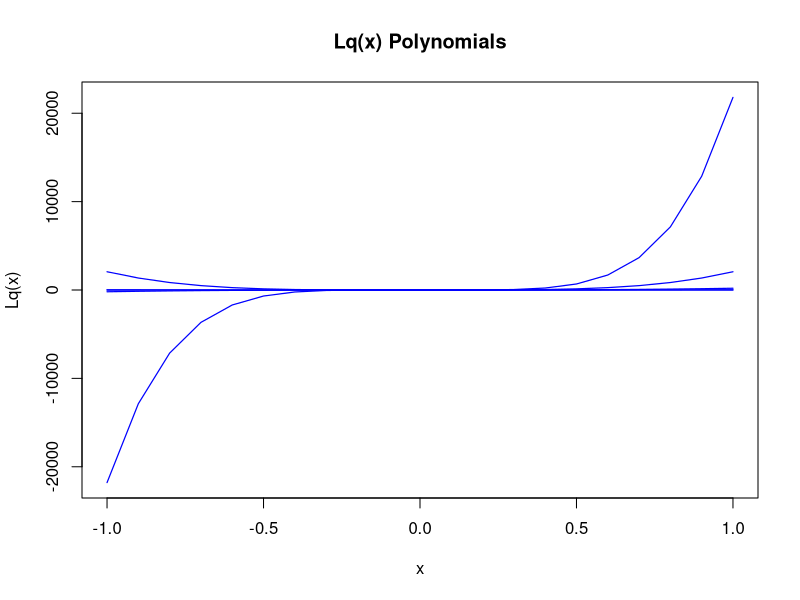
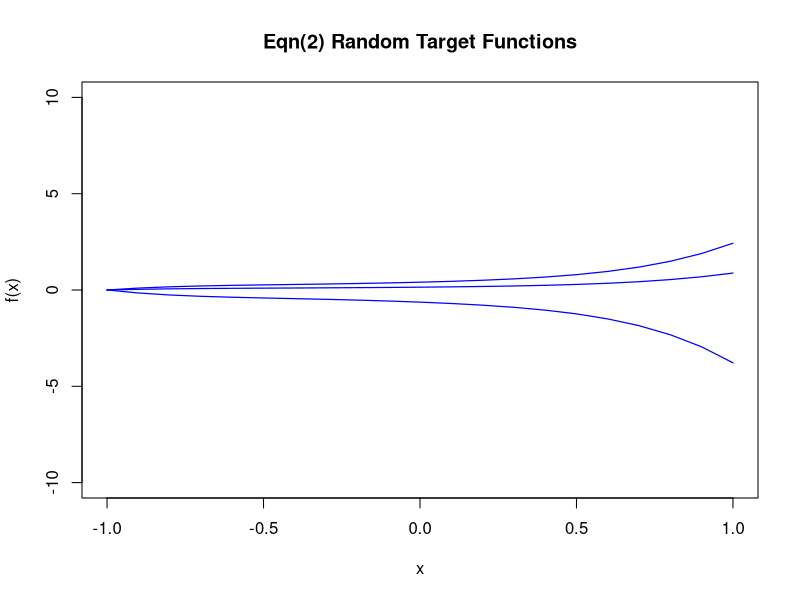
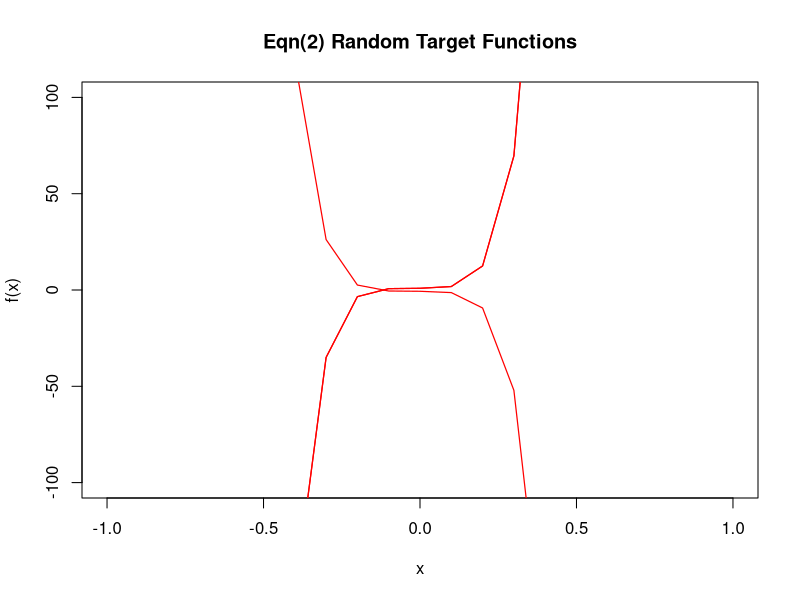
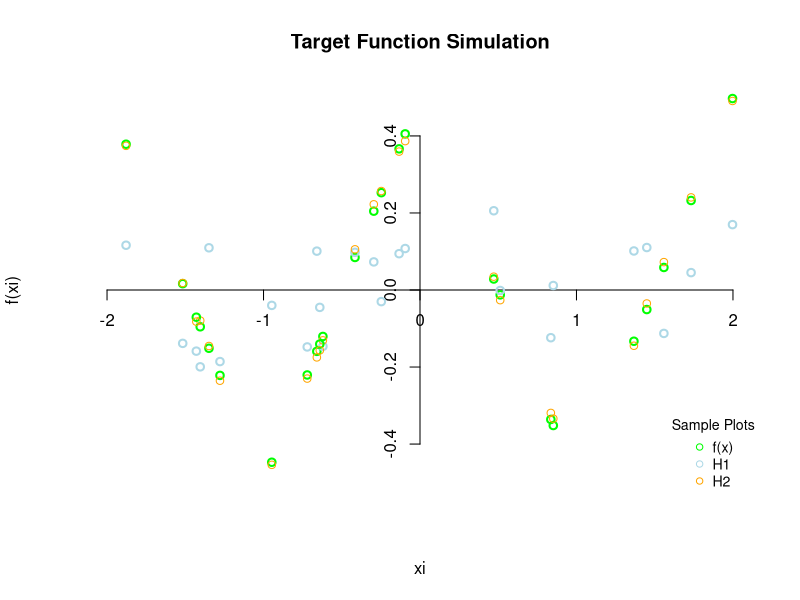
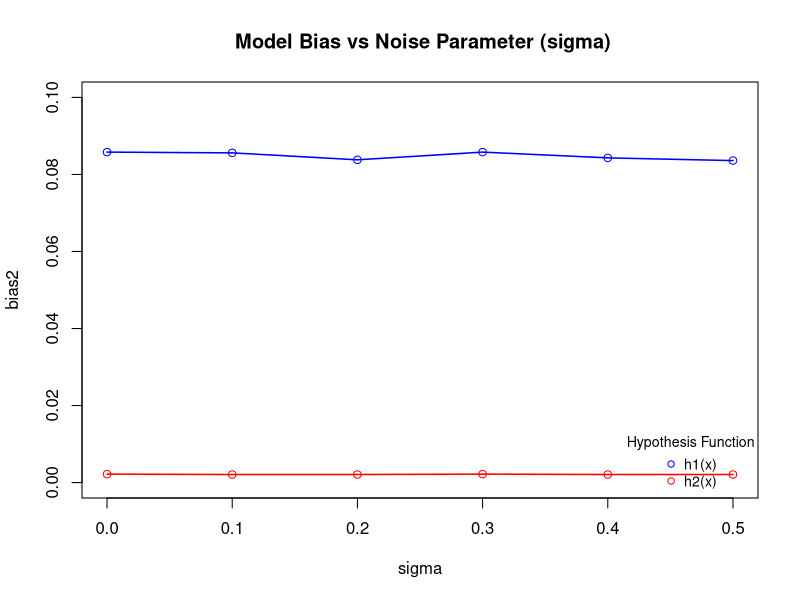
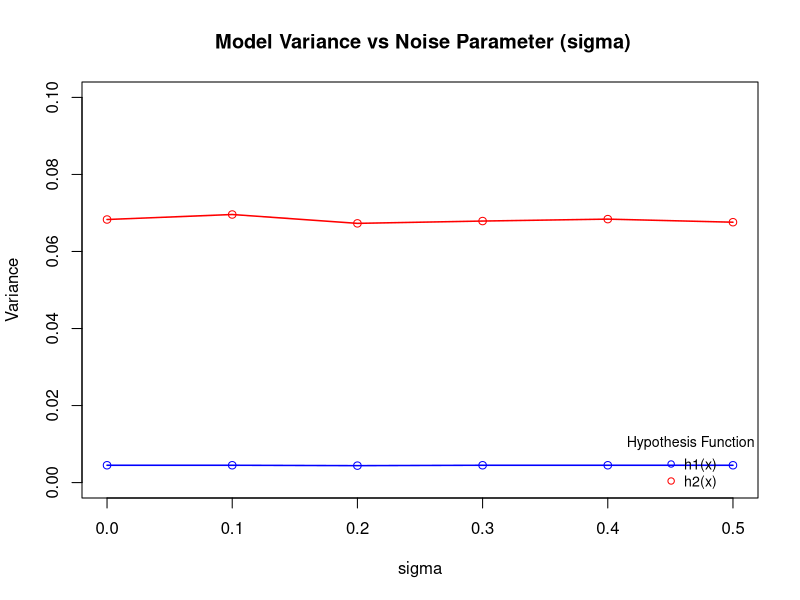
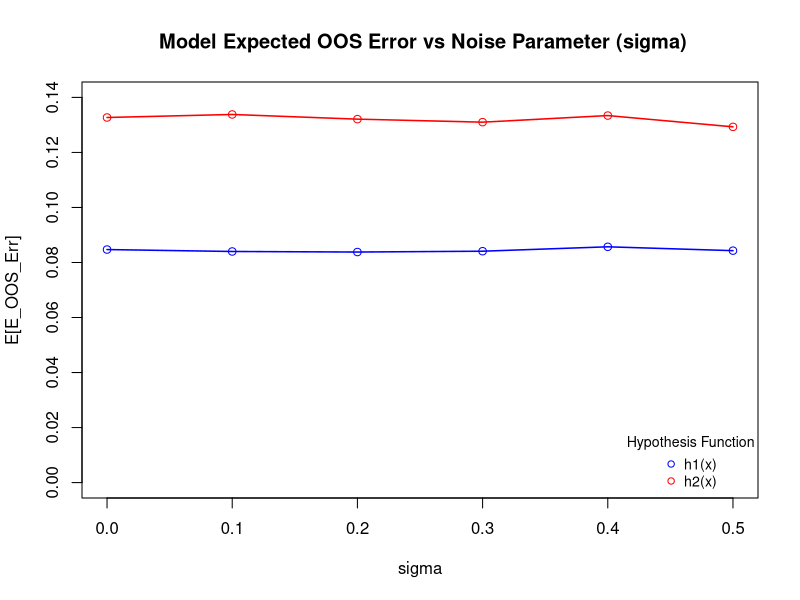

Source code (R) for these figures, in order:
## ---- chunk 1

lq=function(x,q){
  coeff=2**q
  summands_store=c()
  for(k in 0:q) { # These are the ks we are summing over
  
   summands_k=(x**q)*(choose(q,k)*choose((q+k-1),q)  )
   summands_store=c(summands_store,summands_k)
  }
  
  f_x=coeff*sum(summands_store)
  
  return(f_x)
  
}

## ---- chunk 2

# plot the above
# USE sapply to vectorize the calculation across a supplied vector
x_list=list(x=seq(-1,1,0.1))

x=seq(-1,1,0.1)
Qs=seq(1,5,1)

plot(NULL,xlim=c(-1,1),ylim=c(min(sapply(x,lq,q=5)),max(sapply(x,lq,q=5))),xlab='x',ylab='Lq(x)',main='Lq(x) Polynomials')
for(q_i in Qs){
  lines(x,sapply(x,lq,q=q_i),col='blue',lwd=1.2)

}


## ---- chunk 3
set.seed(2)

alpha_qs=runif(3,-1,1)
beta_qs=runif(3,-1,1)

target_alpha=function(x,alpha_q,Qf){
  store_q=c()
  for(q_i in 0:Qf){
    
    store_q=c(store_q,alpha_q*(x**q_i))
  }
  
  ret=sum(store_q)
  return(ret)
}


target_beta=function(x,beta_q,Qf){
  store_q=c()
  for(q_i in 0:Qf){
    Lq=lq(x,q_i)
    store_q=c(store_q,beta_q*Lq)
  }
  
  ret=sum(store_q)
  return(ret)
}


# Plot the above target_alpha

plot(NULL,xlim=c(-1,1),ylim=c(-10,10),xlab='x',ylab='f(x)',main='Eqn(2) Random Target Functions')

for(alpha in alpha_qs){
  lines(x,sapply(x,target_alpha,alpha_q=alpha,Qf=5),col='blue',lwd=1.2)
}

# Plot the above target_beta


plot(NULL,xlim=c(-1,1),ylim=c(-100,100),xlab='x',ylab='f(x)',main='Eqn(2) Random Target Functions')

for(beta in beta_qs){
  lines(x,sapply(x,target_beta,beta_q=beta,Qf=5),col='red',lwd=1.2)
}


## ---- chunk 4
set.seed(2023)
f_x=function(x,sig=0){
  epsi=rnorm(1,0,sig)
  
  if(x<0){
    target=abs(x+1)-0.5
    return (target+epsi)
    
  }
  if(x>=0){
    target=abs(x-1)-0.5
    
    return(target+sig)
    
  }
}

# Simulte 5 time
n_sim=seq(1,5,1)
N=5

plot(NULL, axes = FALSE, xlim=c(-2,2),ylim=c(-0.5,0.5),xlab='xi',ylab='f(xi)',main='Target Function Simulation')
axis(1, pos = 0)
axis(2, pos = 0)

colours=c('green','blue','lightblue','orange','red')
for(i in seq_along(n_sim)){
  xi=sort(runif(N,-2,2))
  y=sapply(xi,f_x)
  #lines( y~xi,lwd=2,col=colours[1])
  points(y~xi,lwd=2,col=colours[1],pch=1)
  
  # Plot Hypotheses
  h1=lm(y~xi)
  h1_predict=unname(predict(h1,data.frame(xi)))
  #lines(h1_predict~xi,lwd=2,col=colours[3])
  points(h1_predict~xi,lwd=2,col=colours[3],pch=1)
  # 
  h2=lm(y~sin(pi*xi)+cos(pi*xi))
  h2_predict=unname(predict(h2,data.frame(xi)))
  #lines(h2_predict~xi,lwd=1,col=colours[4])
  points(h2_predict~xi,lwd=1,col=colours[4],pch=1)
  # 
  
}

legend("bottomright", 
       legend = c("f(x)", "H1", "H2"), # Text labels
       col = c(colours[1],colours[3],colours[4]),                           
       pch = 1, 
       cex=0.85,
       title = "Sample Plots",
       bty='n')  







## ---- chunk 5
 h1
## ---- chunk 6
library(dplyr)
library(tidyverse)

# Funtion Arg
# f_tru: True DGP
# hyp: Hypothesis function
# sig: nr of std deviation from mean
# N: size of data
# nsim= nr of simulations/draws

oos_estimate=function(f_true,hyp,sig,N, nsim=1000){
  
  #RHS BV trade-off
  bias_store=c()
  prediction_sim_store=matrix(NA,nrow=N,ncol=nsim) # store predictions for each simulation in this matrix,col= prediction at simulation i
  pred_var_score=c()
  oos_err_store=c()
  for(i in 1:nsim){
      xi=sort(runif(N,-2,2)) # sample N samples
      y=sapply(xi,f_x) # apply the f_true
      
      h_predict=unname(predict(hyp,data.frame(xi))) # get prediction of the hypothesis on the sample
      
      # Calculate the bias at draw i
      bias_i= (y-h_predict)**2
      bias_store=c(bias_store,bias_i) # store the bias at i
      
      # Store predictions
      prediction_sim_store[,i]=h_predict # at each column, insert the prediction
      
      # get running mean of the prediction
      # use sapply for the first simulation draw
       mean_prediction=ifelse(i>1,apply(prediction_sim_store[,1:i],1,mean),sapply(prediction_sim_store[,1:i],mean)) 
       
      # how far each prediction is from the mean prediction
       pred_var_i=(h_predict-mean_prediction)**2
       pred_var_score=c(pred_var_score,pred_var_i)
       
       
    #LHS
       # create OOS datapoint
       xi_oos=sort(runif(N,-2,2)) # draw at random again
       y_oos=sapply(xi_oos,f_x)
       h_predict_oos=unname(predict(hyp,data.frame(xi_oos)))
       
       # calculate the error SE^2
       oos_err_i=(h_predict_oos-y_oos)**2
       oos_err_store=c(oos_err_store,oos_err_i)
       
       
      
   }
  
  #  get the averages
  model_bias2=round(mean(bias_store),4)
  model_var=round(mean(pred_var_score),4)
  both=round(model_bias2+model_var,4)
  oos_err_est=round(mean(oos_err_store),4)
  estimate_diff=round(abs(both-oos_err_est),4)
  
  
  return(list(model_bias2=model_bias2,model_var=model_var,both=both,oos_err_est=oos_err_est,estimate_diff=estimate_diff))
}


# Test the above
f_true=f_x
sig=0
N=5



h1_out=oos_estimate(f_true,h1,sig,N, nsim=1000);h1_out

h2_out=oos_estimate(f_true,h2,sig,N, nsim=1000);h2_out


rbind(data.frame(h1_out),data.frame(h2_out)) %>% 
  mutate(model=c('h1(x)','h2(x)')) %>% 
  column_to_rownames(var = "model")

## ---- chunk 7

sigmas=seq(0,0.5,0.1)


f_true=f_x
N=5

# apply function for all sigmas
h1_sigma_function_values=sapply(sigmas,oos_estimate,f_true=f_x,hyp=h1,N=5,nsim=1000)
h2_sigma_function_values=sapply(sigmas,oos_estimate,f_true=f_x,hyp=h2,N=5,nsim=1000)

# create bias plot
plot(NULL,xlim=c(0,0.5),ylim=c(0,0.10),xlab='sigma',ylab='bias2',main=' Model Bias vs Noise Parameter (sigma)',)
lines(sigmas,unlist(h1_sigma_function_values[1,]),col='blue',lwd=1.5)
points(sigmas,unlist(h1_sigma_function_values[1,]),col='blue',pch = 1)
lines(sigmas,unlist(h2_sigma_function_values[1,]),col='red',lwd=1.5)
points(sigmas,unlist(h2_sigma_function_values[1,]),col='red',pch = 1)

legend("bottomright", 
       legend = c("h1(x)", "h2(x)"), # Text labels
       col = c('blue','red'),                           
       pch = 1, 
       cex=0.85,
       title = "Hypothesis Function",
       bty='n')  


plot(NULL,xlim=c(0,0.5),ylim=c(0,0.10),xlab='sigma',ylab='Variance',main=' Model Variance vs Noise Parameter (sigma)',)
lines(sigmas,unlist(h1_sigma_function_values[2,]),col='blue',lwd=1.5)
points(sigmas,unlist(h1_sigma_function_values[2,]),col='blue',pch = 1)
lines(sigmas,unlist(h2_sigma_function_values[2,]),col='red',lwd=1.5)
points(sigmas,unlist(h2_sigma_function_values[2,]),col='red',pch = 1)

legend("bottomright", 
       legend = c("h1(x)", "h2(x)"), # Text labels
       col = c('blue','red'),                           
       pch = 1, 
       cex=0.85,
       title = "Hypothesis Function",
       bty='n')  


plot(NULL,xlim=c(0,0.5),ylim=c(0,0.14),xlab='sigma',ylab='E[E_OOS_Err]',main=' Model Expected OOS Error vs Noise Parameter (sigma)',)
lines(sigmas,unlist(h1_sigma_function_values[4,]),col='blue',lwd=1.5)
points(sigmas,unlist(h1_sigma_function_values[4,]),col='blue',pch = 1)
lines(sigmas,unlist(h2_sigma_function_values[4,]),col='red',lwd=1.5)
points(sigmas,unlist(h2_sigma_function_values[4,]),col='red',pch = 1)

legend("bottomright", 
       legend = c("h1(x)", "h2(x)"), # Text labels
       col = c('blue','red'),                           
       pch = 1, 
       cex=0.85,
       title = "Hypothesis Function",
       bty='n')  



## ---- chunk 8
